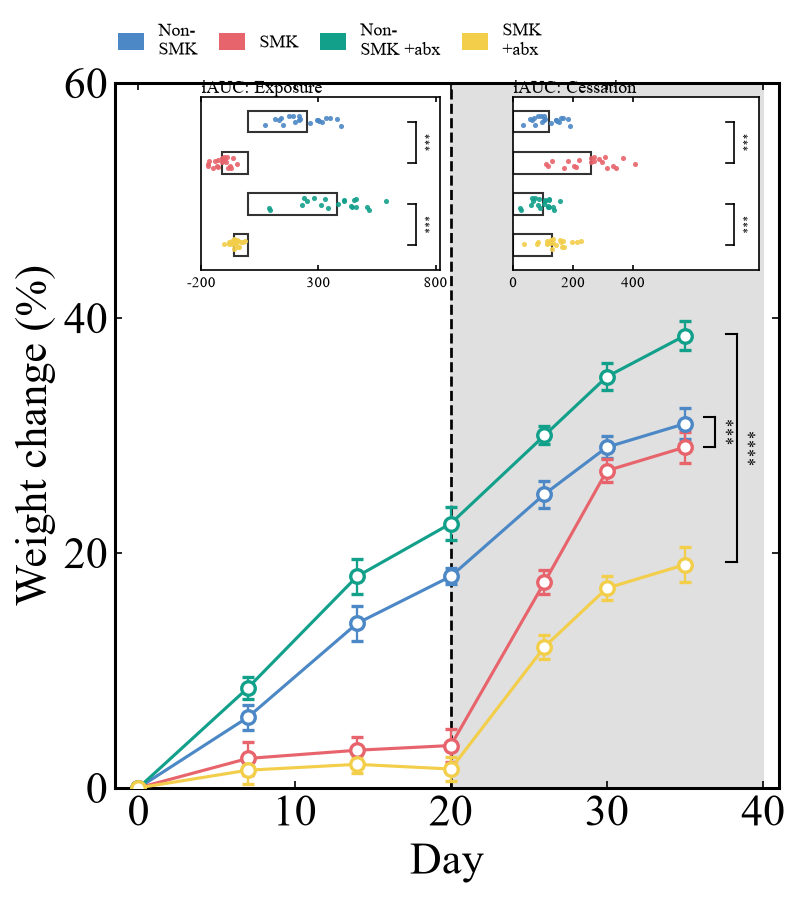

This chart was generated by the following Python code:
# -*- coding: utf-8 -*-
"""案例4 - Nature 折线图: 4 组折线 + 顶部 iAUC 内嵌条形。
参考：同类期刊常见的「分组折线 + 内嵌条形」版式 — 蓝/红/青/黄空心圆 ±SEM, day20 黑虚线
+ 右侧灰底, 顶部两个 iAUC 内嵌条形(带散点/***), 右侧显著性括号, 图例顶部横排（详见同名 case 卡）。"""
import sys, os
HERE = os.path.dirname(os.path.abspath(__file__))
sys.path.insert(0, os.path.join(HERE, 'lib'))
from paper_style import *

import numpy as np
import matplotlib.pyplot as plt
from matplotlib.patches import Patch

set_style()

colors = ['#4C88C6', '#E8646C', '#12A08B', '#F2CE4B']
labels = ['Non-\nSMK', 'SMK', 'Non-\nSMK +abx', 'SMK\n+abx']

days = np.array([0, 7, 14, 20, 26, 30, 35])
means = np.array([
    [0.0, 6.0, 14.0, 18.0, 25.0, 29.0, 31.0],    # Non-SMK
    [0.0, 2.5, 3.2, 3.6, 17.5, 27.0, 29.0],      # SMK
    [0.0, 8.5, 18.0, 22.5, 30.0, 35.0, 38.5],    # Non-SMK +abx
    [0.0, 1.5, 2.0, 1.6, 12.0, 17.0, 19.0],      # SMK +abx
])
r = rng(4)
sems = r.uniform(0.6, 1.5, means.shape)
sems[:, 0] = 0.0

fig, ax = plt.subplots(figsize=cm2in(14.5, 15.5))
ax.axvspan(20, 40, color='0.88', zorder=0)
ax.axvline(20, color='black', ls='--', lw=1.3, zorder=1)
for i in range(4):
    ax.errorbar(days, means[i], yerr=sems[i], color=colors[i], fmt='-o',
                ms=6.5, mfc='white', mew=1.6, elinewidth=1.1, capsize=3,
                zorder=3)

# ---- 右侧显著性竖括号 ----
def vbracket(x, y1, y2, text):
    ax.plot([x, x], [y1, y2], lw=1.0, color='black')
    ax.plot([x - 0.7, x], [y1, y1], lw=1.0, color='black')
    ax.plot([x - 0.7, x], [y2, y2], lw=1.0, color='black')
    ax.text(x + 0.7, (y1 + y2) / 2, text, rotation=90, va='center',
            ha='left', fontsize=8)

vbracket(36.9, 29.0, 31.6, '***')
vbracket(38.3, 19.2, 38.6, '****')

ax.set_xlim(-1.5, 41)
ax.set_ylim(0, 60)
ax.set_xticks([0, 10, 20, 30, 40])
ax.set_yticks([0, 20, 40, 60])
ax.set_xlabel('Day')
ax.set_ylabel('Weight change (%)')

# ---- 顶部两个 iAUC 内嵌条形轴 ----
def iauc_inset(bounds, vals, title, xticks):
    axi = ax.inset_axes(bounds)
    for s in axi.spines.values():
        s.set_visible(True)
        s.set_linewidth(0.8)
    ys = np.arange(4)[::-1].astype(float)
    axi.barh(ys, vals, height=0.52, color='white', edgecolor='0.2',
             lw=1.0, zorder=2)
    for k, v in enumerate(vals):
        rj = rng(400 + k)
        n = 20
        sx = v + rj.normal(0, max(abs(v) * 0.35, 18), n)
        sy = ys[k] + rj.uniform(-0.16, 0.16, n)
        axi.scatter(sx, sy, s=6, color=colors[k], alpha=0.9,
                    linewidths=0, zorder=3)
    axi.set_xlim(min(xticks[0], min(vals) * 1.4), max(xticks[-1], 820))
    axi.set_ylim(-0.6, 3.6)
    axi.set_xticks(xticks)
    axi.tick_params(labelsize=7, length=2.5)
    axi.set_yticks([])
    axi.set_title(title, fontsize=8.5, loc='left', pad=2)
    # 右侧组间括号 (行0-1, 行2-3)
    xl = axi.get_xlim()
    xb = xl[1] - (xl[1] - xl[0]) * 0.10
    dt = (xl[1] - xl[0]) * 0.035
    for y1, y2, txt in [(3, 2, '***'), (1, 0, '***')]:
        axi.plot([xb, xb], [y1, y2], lw=0.8, color='black')
        axi.plot([xb - dt, xb], [y1, y1], lw=0.8, color='black')
        axi.plot([xb - dt, xb], [y2, y2], lw=0.8, color='black')
        axi.text(xb + dt, (y1 + y2) / 2, txt, rotation=90, va='center',
                 fontsize=5.5)

iauc_inset([0.13, 0.735, 0.36, 0.245], [250, -110, 380, -60],
           'iAUC: Exposure', [-200, 300, 800])
iauc_inset([0.60, 0.735, 0.37, 0.245], [120, 260, 100, 130],
           'iAUC: Cessation', [0, 200, 400])

# ---- 图例顶部横排 ----
handles = [Patch(facecolor=c, edgecolor='none') for c in colors]
ax.legend(handles, labels, loc='lower left', bbox_to_anchor=(-0.02, 1.01),
          ncol=4, frameon=False, handlelength=1.5, handleheight=1.1,
          columnspacing=1.2, fontsize=8.5)

save(fig, 'case_seg004.png')
